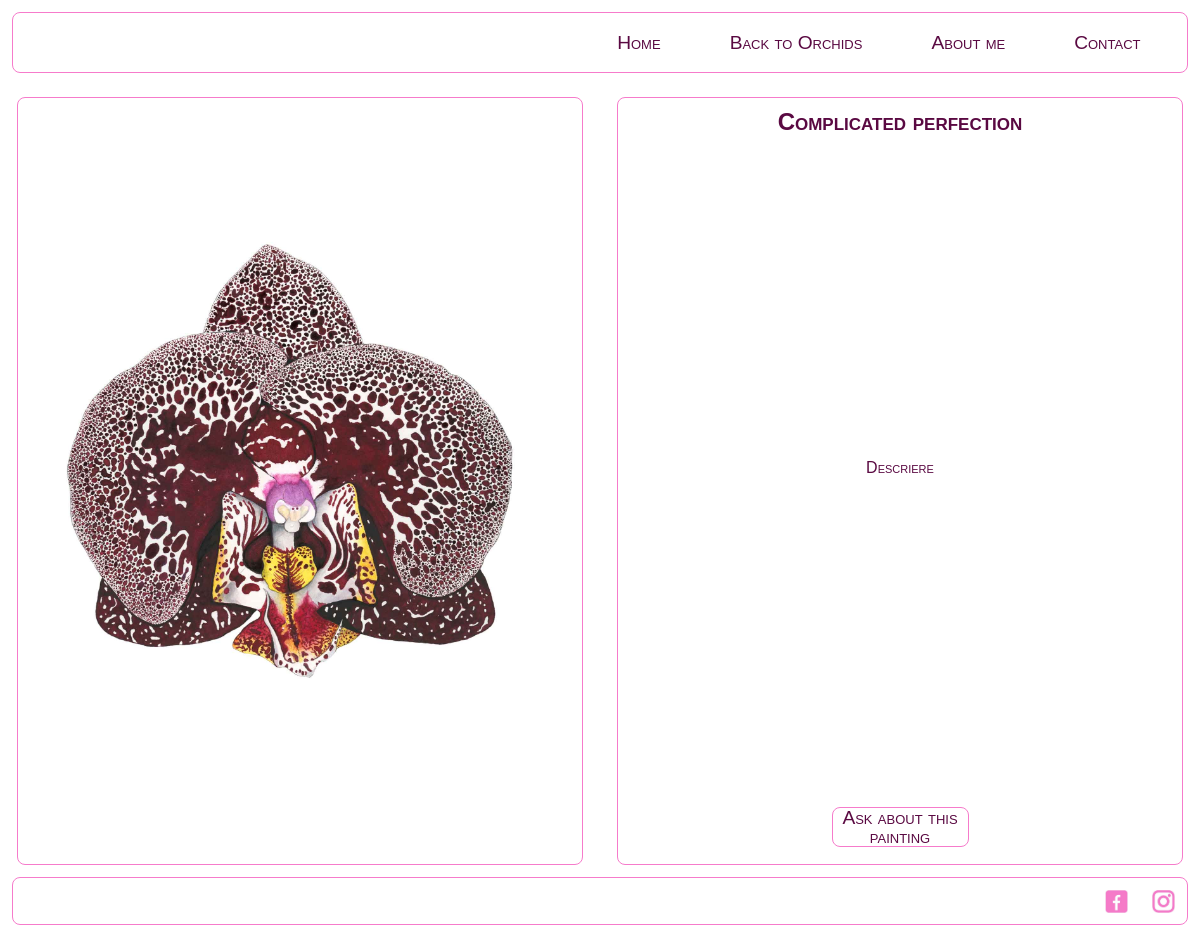
The app's page /painting/1 with its own data.
### TeenyTiny/models.py (models this page shows, shortened)
class CategoriiPicturi(models.Model):
    nume_categorie = models.CharField(max_length=100)
    descriere_categorie = models.TextField()
    imagine_categorie = models.ImageField(upload_to='TeenyTiny/images/')
    marime_imagine = models.CharField(max_length=100, default='1597px X 1597px circle png')
    class Meta:
        verbose_name_plural = 'Categorii de picturi'

class Picturi(models.Model):
    nume_pictura = models.CharField(max_length=100)
    descriere_pictura = models.TextField()
    imagine_pictura = models.ImageField(upload_to='TeenyTiny/images/')
    categorie_pictura = models.ForeignKey(CategoriiPicturi, default='Nealocat', on_delete=models.SET_DEFAULT)
    marime_imagine = models.CharField(max_length=100, default='1654px(latime) X 2339px (inaltime) jpg')
    class Meta:
        verbose_name_plural = 'Picturi'

### TeenyTiny/views.py (the view)
# urls.py: path('painting/<int:id_pictura>', views.pictura, name='pictura'),
def pictura(request, id_pictura):
    pictura_selectata = Picturi.objects.filter(id=id_pictura).all()
    id_categorie_in_care_e_pictura_dirty = Picturi.objects.filter(id=id_pictura).values('categorie_pictura')[0]
    id_categorie_in_care_e_pictura_clean  = id_categorie_in_care_e_pictura_dirty['categorie_pictura']
    nume_categorie_dirty = CategoriiPicturi.objects.filter(id=id_categorie_in_care_e_pictura_clean).values('nume_categorie')[0]
    nume_categorie_clean = nume_categorie_dirty['nume_categorie']
    return render(request, 'TeenyTiny/pictura.html', {'obiect_handle':pictura_selectata, 'nume_categorie':nume_categorie_clean})

### TeenyTiny/templates/TeenyTiny/pictura.html (shortened to what this page needs)
{% extends 'TeenyTiny/base.html' %}
{% load static %}
{% block navigation %}
<a class="a_nav" href="{% url 'categories' %}">Home</a>
<a class="a_nav" href="{% url 'category' categorie=nume_categorie %}">Back to {{ nume_categorie }}</a>
<a class="a_nav" href="{% url 'aboutme' %}">About me</a>
<a class="a_nav" href="{% url 'contact' question=0 %}">Contact</a>
{% endblock %}
{% block body %}
<div id="div_wrapper_floare_individuala_si_text">
  {% for obiect in obiect_handle%}
  <div class="div_img_floare_indiv">
    <img src="{{obiect.imagine_pictura.url}}" class="img_floare_pg_individuala">
  </div>
  <div class="div_descriere_floare_indiv" >
    <h1 class="h1_pictura_indiv">{{obiect.nume_pictura}}</h1>
    <p class="p_pictura_indiv">{{obiect.descriere_pictura}}</p>
    <a class="a_ask_about_painting" href="{% url 'contact' question=obiect.id %}">Ask about this painting</a>
  </div>
  {% endfor %}
</div>
{% endblock %}

### TeenyTiny/static/TeenyTiny/css/master.css (style rules this page uses)
html, body, div, span, applet, object, iframe, h1, h2, h3, h4, h5, h6, p, blockquote, pre, a, abbr, acronym, address, big, cite, code, del, dfn, em, img, ins, kbd, q, s, samp, small, strike, strong, sub, sup, tt, var, b, u, i, center, dl, dt, dd, ol, ul, li, fieldset, form, label, legend, table, caption, tbody, tfoot, thead, tr, th, td, article, aside, canvas, details, embed, figure, figcaption, footer, header, hgroup, menu, nav, output, ruby, section, summary, time, mark, audio, video { margin: 0; padding: 0; border: 0; font-size: 100%; font: inherit; vertical-align: baseline; }
body { line-height: 1; }
body { font-family: sans-serif; font-variant: small-caps; }
p { color: #5a0942 }
.a_nav { color: #5a0942; margin: 0.5%; padding: 0.5%; transition: ease 0.5s; text-decoration: none; font-size: 70%; font-weight: bold; }
#div_wrapper_floare_individuala_si_text { display: flex; flex-direction: column; justify-content: space-between; }
.div_img_floare_indiv { display: flex; width: 90%; border: solid 0.5px #f67bcb; border-radius: 8px; justify-content: center; margin: 1% auto; }
.img_floare_pg_individuala { width: 99%; }
.div_descriere_floare_indiv { display: flex; flex-direction: column; justify-content: space-between; text-align: center; border: solid 0.5px #f67bcb; border-radius: 8px; padding: 1%; margin: 1% auto; width: 90%; }
.h1_pictura_indiv { font-size: 150%; font-weight:bold; color: #5a0942; }
.p_pictura_indiv { color: #5a0942; }
.a_ask_about_painting { text-decoration: none; color: #5a0942; font-family: sans-serif; font-variant: small-caps; border:solid 0.5px #f67bcb; border-radius: 8px; width:25%; font-size:120%; transition:ease 0.5s; margin: 1% auto; }
@media screen and (min-width:481px) { .a_nav { font-size: 100%; font-weight: normal; margin-left: 1.5%; margin-right: 1.5%; padding-left: 1.5%; padding-right: 1.5%; } }
@media screen and (min-width:481px) { #div_wrapper_floare_individuala_si_text { flex-direction: row; } }
@media screen and (min-width:481px) { .div_img_floare_indiv { width: 65%; margin: 1%; padding: 1%; } }
@media screen and (min-width:481px) { .div_descriere_floare_indiv { width: 35%; margin: 1%; padding: 1%; } }
@media screen and (min-width:769px) { .a_nav { font-size: 120%; font-weight: normal; margin-left: 1.5%; margin-right: 1.5%; padding-left: 1.5%; padding-right: 1.5%; padding-top: 0.2%; padding-bottom: 0.2%; } }
@media screen and (min-width:769px) { #div_wrapper_floare_individuala_si_text { max-height:99vh; justify-content: space-around; } }
@media screen and (min-width:769px) { .div_img_floare_indiv { width: 45%; } }
@media screen and (min-width:769px) { .div_descriere_floare_indiv { width: 45%; } }
@media screen and (min-width:769px) { .img_floare_pg_individuala { object-fit: contain; width:100%; } }

### records on screen
CategoriiPicturi: nume_categorie "Orchids"
Picturi: imagine_pictura (picture), nume_pictura "Complicated perfection", descriere_pictura "Descriere"
